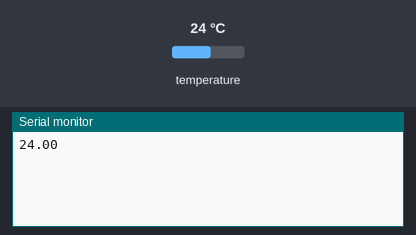
The sketch below on a simulated ESP8266 (NodeMCU). On the bench: the last lines printed to the serial monitor. The test bench sets the inputs (shaded band); at power-on: temperature 24 °C. WiFi joins after 1.5 s; servers stay silent unless stated.

Above: at 3.0 s.
3.1 s: temperature set to 12 °C
At 3.9 s:
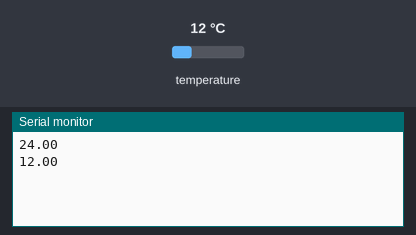
4.6 s: temperature set to 19 °C
At 5.5 s:
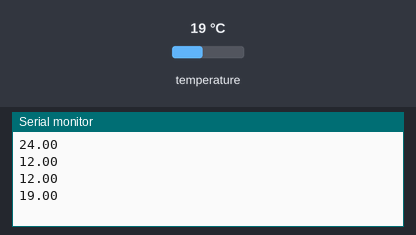
Timing chart, 0 to 7.6 s (numbered marks = the images above; inputs shaded):
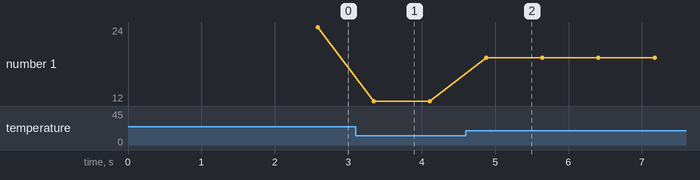

The sketch:

ESP8266_Standalone.ino
```cpp
// (licence header left out)
/* Comment this out to disable prints and save space */
#define BLYNK_PRINT Serial


#include <ESP8266WiFi.h>
#include <BlynkSimpleEsp8266.h>
#include <OneWire.h> //Temperature Sensors Coolant, External
#include <DallasTemperature.h> //As Above

//DS18B20 Vairables
#define ONE_WIRE_BUS 1                // Data wire is plugged into digital port 8 on the Arduino (Blue Wire)
OneWire oneWire(ONE_WIRE_BUS);          // Setup a oneWire instance to communicate with any OneWire devices
DallasTemperature sensors(&oneWire);


// You should get Auth Token in the Blynk App.
// Go to the Project Settings (nut icon).
char auth[] = "9053f5123efa47a798f826bc8b179366";

// Your WiFi credentials.
// Set password to "" for open networks.
char ssid[] = "iiNetB90571";
char pass[] = "blacksheep";
float temperature1 = 0;


void setup()
{
  // Debug console
  Serial.begin(9600);
  sensors.begin();

  Blynk.begin(auth, ssid, pass);
}

void loop()
{
  Blynk.run();
  sensors.requestTemperatures();
  temperature1 = sensors.getTempCByIndex(0);
  Blynk.virtualWrite(1, temperature1);
  Serial.println(temperature1);
}
```

Measured:
- after the input at 3.1 s, the serial monitor: prints a new line after 0.25 s (image 1)
- after the input at 4.6 s, the serial monitor: prints a new line after 0.28 s (image 2)
- plotted number 1: 24 → 12 after the input at 3.1 s, 12 → 19 after the input at 4.6 s
